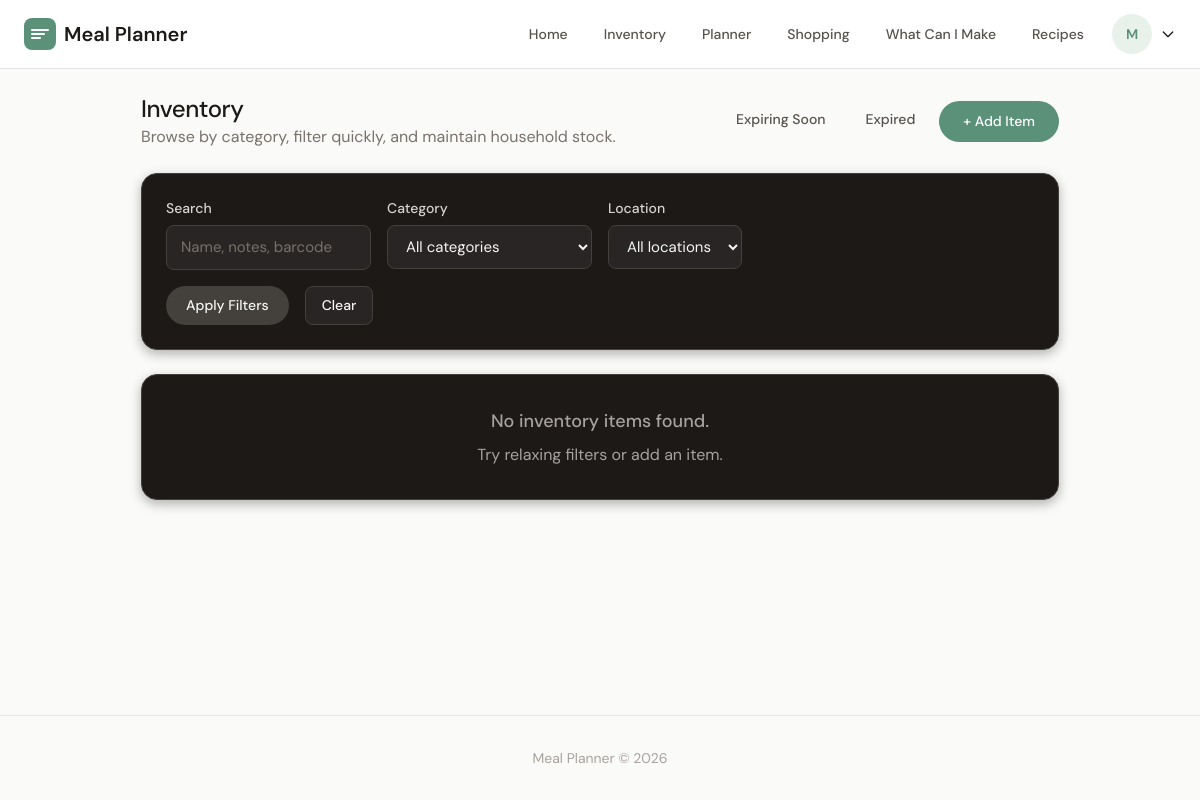
Before: /inventory/ (signed in) with the older database file.
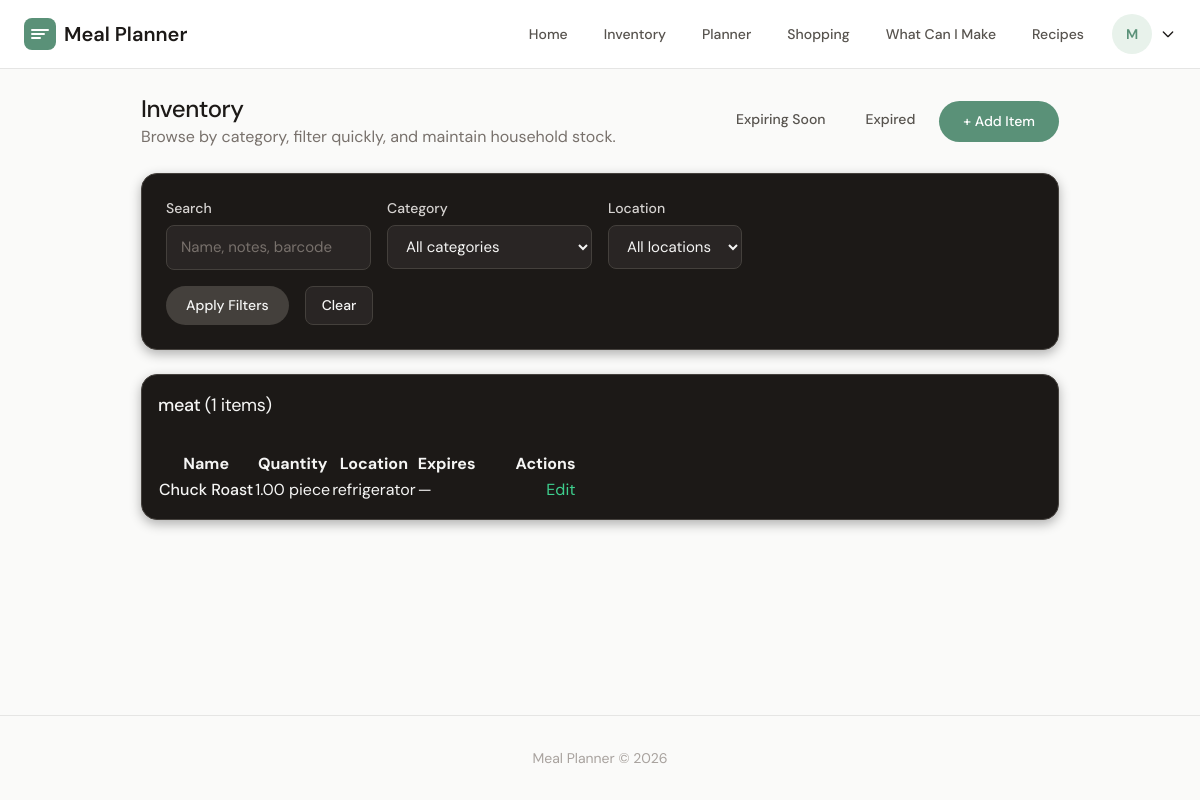
After: the same page with the newer database file.
### inventory/models.py (models this page shows, shortened)
class InventoryItem(models.Model):
    CATEGORY_CHOICES = [
        ("produce", "Produce"),
        ("dairy", "Dairy"),
        ("meat", "Meat & Seafood"),
        ("frozen", "Frozen"),
        ("pantry", "Pantry"),
        ("beverages", "Beverages"),
        ("condiments", "Condiments & Sauces"),
        ("snacks", "Snacks"),
        ("bakery", "Bakery"),
        ("other", "Other"),
    ]
    LOCATION_CHOICES = [
        ("pantry", "Pantry"),
        ("refrigerator", "Refrigerator"),
        ("freezer", "Freezer"),
        ("counter", "Counter"),
        ("cabinet", "Cabinet"),
    ]
    UNIT_CHOICES = [
        ("oz", "ounce"),
        ("lb", "pound"),
        ("cup", "cup"),
        ("tbsp", "tablespoon"),
        ("tsp", "teaspoon"),
        ("g", "gram"),
        ("kg", "kilogram"),
        ("ml", "milliliter"),
        ("l", "liter"),
        ("piece", "piece"),
        ("dozen", "dozen"),
        ("pack", "pack"),
        ("box", "box"),
        ("can", "can"),
        ("bottle", "bottle"),
        ("bag", "bag"),
    ]
    household = models.ForeignKey(
        Household, on_delete=models.CASCADE, related_name="inventory_items"
    )
    name = models.CharField(max_length=200, db_index=True)
    quantity = models.DecimalField(max_digits=8, decimal_places=2, default=1)
    unit = models.CharField(max_length=20, choices=UNIT_CHOICES, default="piece")
    category = models.CharField(
        max_length=20, choices=CATEGORY_CHOICES, default="other"
    )
    location = models.CharField(
        max_length=20, choices=LOCATION_CHOICES, default="pantry"
    )
    expiration_date = models.DateField(null=True, blank=True)
    notes = models.TextField(blank=True)
    image = models.ImageField(upload_to="inventory/%Y/%m/%d/", blank=True, null=True)
    barcode = models.CharField(max_length=50, blank=True, db_index=True)
    created_at = models.DateTimeField(auto_now_add=True)
    updated_at = models.DateTimeField(auto_now=True)
    class Meta:
        ordering = ["name"]
        indexes = [
            models.Index(fields=["household", "name"]),
            models.Index(fields=["household", "expiration_date"]),
        ]

### inventory/views.py (the view)
# urls.py: path("", views.InventoryListView.as_view(), name="inventory_list"),
class InventoryListView(LoginRequiredMixin, ListView):
    model = InventoryItem
    template_name = "inventory/inventory_list.html"
    context_object_name = "items"
    def get_queryset(self):
        queryset = InventoryItem.objects.filter(household=self.request.user.household)
        query = self.request.GET.get("q", "").strip()
        category = self.request.GET.get("category", "").strip()
        location = self.request.GET.get("location", "").strip()
        if query:
            queryset = queryset.filter(
                Q(name__icontains=query)
                | Q(notes__icontains=query)
                | Q(barcode__icontains=query)
            )
        if category:
            queryset = queryset.filter(category=category)
        if location:
            queryset = queryset.filter(location=location)
        return queryset.order_by("name")
    def get_context_data(self, **kwargs):
        context = super().get_context_data(**kwargs)
        grouped_items = {}
        for item in context["items"]:
            category_key = item.category or "other"
            grouped_items.setdefault(category_key, []).append(item)
        context["grouped_items"] = grouped_items
        context["category_choices"] = InventoryItem.CATEGORY_CHOICES
        context["location_choices"] = InventoryItem.LOCATION_CHOICES
        context["filters"] = {
            "q": self.request.GET.get("q", "").strip(),
            "category": self.request.GET.get("category", "").strip(),
            "location": self.request.GET.get("location", "").strip(),
        }
        return context

### templates/inventory/inventory_list.html (shortened to what the changed rows need)
{% extends "base.html" %}
{% block content %}
<div class="max-w-6xl mx-auto space-y-6">
    <div class="flex flex-wrap justify-between gap-4 items-center">
        <div>
            <h1 class="text-2xl font-medium">Inventory</h1>
        </div>
    </div>
    {% if not items %}
    <div class="card-dark p-8 text-center">
        <p class="text-lg font-medium">No inventory items found.</p>
        <p style="color: var(--text-light-gray); margin-top: 8px;">Try relaxing filters or add an item.</p>
    </div>
    {% else %}
        {% for category, category_items in grouped_items.items %}
        <div class="card-dark">
            <div class="p-4" style="border-bottom: 1px solid var(--border-dark);">
                <h2 class="text-lg font-medium">
                    {% if category == "other" or not category %}Uncategorized{% else %}{{ category }}{% endif %}
                    <span style="color: var(--text-mid-gray); font-weight: 400;">({{ category_items|length }} items)</span>
                </h2>
            </div>
            <div class="p-4">
                <table class="table-dark">
                    <thead>
                        <tr>
                            <th>Name</th>
                            <th>Quantity</th>
                            <th>Location</th>
                            <th>Expires</th>
                            <th style="width: 100px; text-align: right;">Actions</th>
                        </tr>
                    </thead>
                    <tbody>
                        {% for item in category_items %}
                        <tr>
                            <td>
                                <div class="font-medium">{{ item.name }}</div>
                            </td>
                            <td>{{ item.quantity }} {{ item.unit }}</td>
                            <td>{{ item.location|default:"—" }}</td>
                            <td>
                                {% if item.expiration_date %}
                                    <span style="{% if item.expired %}color: #fc7981;{% elif item.expiring_soon %}color: var(--lemon-500);{% endif %}">
                                        {{ item.expiration_date|date:"M d, Y" }}
                                    </span>
                                {% else %}—{% endif %}
                            </td>
                            <td style="text-align: right;">
                                <a href="{% url 'inventory:inventory_edit' item.pk %}" class="link-green">Edit</a>
                            </td>
                        </tr>
                        {% endfor %}
                    </tbody>
                </table>
            </div>
        </div>
        {% endfor %}
    {% endif %}
</div>
{% endblock %}

Changed rows visible on the page:
added InventoryItem: category "meat", category_items "1", name "Chuck Roast", quantity "1.00", unit "piece", location "refrigerator"
Other visible differences:
text no longer shown: "No inventory items found. Try relaxing filters or add an item."
